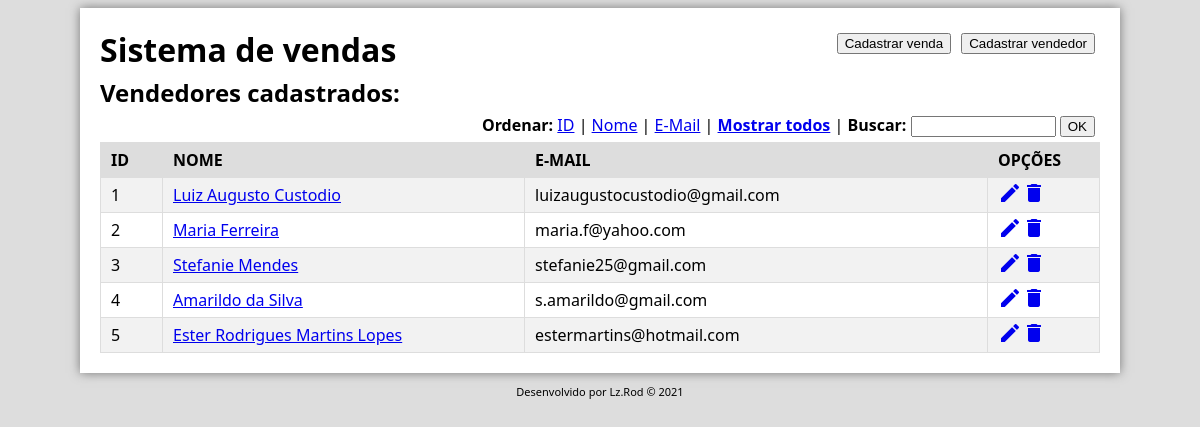
The page /develop/index.php on the database its author committed.
### tables this page shows
CREATE TABLE `vendedores` (
  `id` int(11) NOT NULL,
  `nome` varchar(255) NOT NULL,
  `email` varchar(100) NOT NULL
);

### develop/index.php (the view, shortened to what this page needs)
<!DOCTYPE html>
<html lang="pt-br">
<head>
    <link rel="stylesheet" href="css/style.css">
</head>
<body>
    <?php
        require_once "functions.php";
        $ordem = $_GET['o'] ?? "i";
        $chave = $_GET['c'] ?? "";
    ?>
    <div id="container">
        <?php include_once "header.php"; ?>
        <h2>Vendedores cadastrados:</h2>
        <form method="get" id="busca" action="index.php">
            <strong>Ordenar: </strong>
            <a href="index.php?o=i&c=<?php echo $chave;?>">ID</a> |
            <a href="index.php?o=n&c=<?php echo $chave;?>">Nome</a> |
            <a href="index.php?o=e&c=<?php echo $chave;?>">E-Mail</a> |
            <a href="index.php"><strong>Mostrar todos</strong></a> |
            <strong>Buscar: </strong><input type="text" name="c" size="15" maxlength="100"/>
            <input type="submit" value="OK"/>
        </form>
        <table class='listagem'>
            <tr><th>ID<th>NOME<th>E-MAIL<th>OPÇÕES</tr>
            <?php
                $q = "select id, nome, email from vendedores ";
                switch ($ordem) {
                    default:
                        $q .= "order by id";
                }
                $busca = $db->query($q);
                if(!$busca) {
                    echo msg_erro("Erro na busca");
                } else {
                    if($busca->num_rows == 0) {
                        echo msg_aviso("Nenhum vendedor cadastrado");
                    } else {
                        while($reg=$busca->fetch_object()){
                            echo "<tr><td>$reg->id";
                            echo "<td><a href='vendas.php?id=$reg->id'>$reg->nome</a>";
                            echo "<td>$reg->email";
                            echo "<td><a href='edit.php?id=$reg->id'><span class='material-icons'>edit</span></a>";
                            echo "<a href='delete.php?id=$reg->id'><span class='material-icons'>delete</span></a>";
                        }
                    }
                }
            ?>
        </table>
    </div>
    <?php include_once "footer.php";?>
</body>
</html>

### develop/header.php
<header>
    <div class="linha">
        <div class="coluna-50-l"><h1>Sistema de vendas</h1></div>
        <div class="coluna-50-r"><a href='new-venda.php'><button>Cadastrar venda</button></a><a href='new-vendedor.php'><button>Cadastrar vendedor</button></a></div>
    </div>
</header>

### develop/footer.php (shortened to what this page needs)
<footer>
    <p>Desenvolvido por Lz.Rod &copy; 2021</p>
</footer>

### develop/css/style.css (style rules this page uses)
body { background-color: #ddd; font-family: 'Segoe UI', Tahoma, Geneva, Verdana, sans-serif; }
div#container { width: 1000px; margin: auto; padding: 20px; background-color: #fff; box-shadow: 0px 0px 10px #777; }
h1 { margin: 0px; }
h2 { margin: 5px 0px 5px 0px; }
.linha { display: flex; flex-flow: row wrap; }
.coluna-50-l { width: 50%; }
.coluna-50-r { width: 50%; text-align: right; }
button { margin: 5px; }
footer { text-align: center; font-size: 11px; }
form#busca { text-align: right; margin: 5px; }
table.listagem { width: 100%; text-align: left; border-collapse: collapse; }
table.listagem tr { height: 35px; }
table.listagem td { border: 1px solid #ddd; padding-left: 10px; }
table.listagem tr:nth-child(even) { background-color: #f2f2f2; }
table.listagem td:nth-child(1) { width: 50px; }
table.listagem td:nth-child(2) { width: 350px; }
table.listagem td:nth-child(4) { width: 100px; }
table.listagem th { border: 1px solid #ddd; background-color: #ddd; padding-left: 10px; }

### rows shown on the page
vendedores: id "1", nome "Luiz Augusto Custodio", email "luizaugustocustodio@gmail.com"
vendedores: id "2", nome "Maria Ferreira", email "maria.f@yahoo.com"
vendedores: id "3", nome "Stefanie Mendes", email "stefanie25@gmail.com"
vendedores: id "4", nome "Amarildo da Silva", email "s.amarildo@gmail.com"
vendedores: id "5", nome "Ester Rodrigues Martins Lopes", email "estermartins@hotmail.com"
